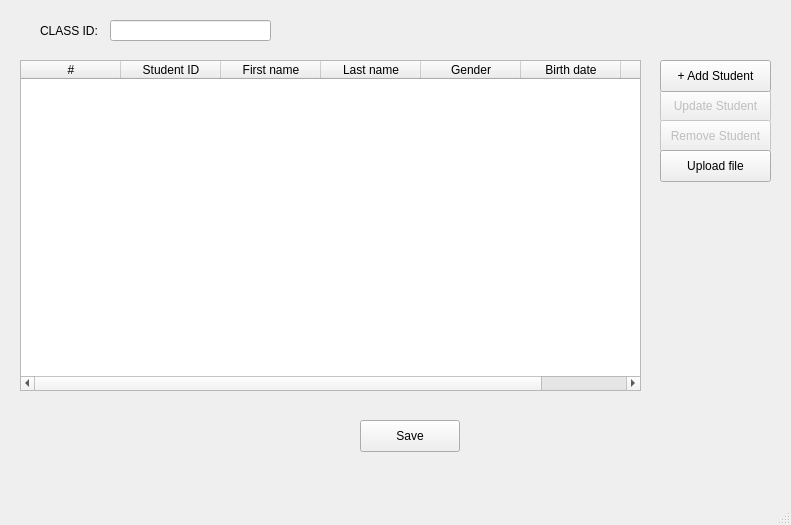
<?xml version="1.0" encoding="UTF-8"?>
<ui version="4.0">
 <class>AddNewClass</class>
 <widget class="QMainWindow" name="AddNewClass">
  <property name="geometry">
   <rect>
    <x>0</x>
    <y>0</y>
    <width>791</width>
    <height>525</height>
   </rect>
  </property>
  <property name="mouseTracking">
   <bool>true</bool>
  </property>
  <property name="windowTitle">
   <string>MainWindow</string>
  </property>
  <widget class="QWidget" name="centralwidget">
   <widget class="QLabel" name="label">
    <property name="geometry">
     <rect>
      <x>40</x>
      <y>20</y>
      <width>71</width>
      <height>21</height>
     </rect>
    </property>
    <property name="text">
     <string>CLASS ID:</string>
    </property>
   </widget>
   <widget class="QTableWidget" name="tableWidget">
    <property name="geometry">
     <rect>
      <x>20</x>
      <y>60</y>
      <width>621</width>
      <height>331</height>
     </rect>
    </property>
    <column>
     <property name="text">
      <string>#</string>
     </property>
    </column>
    <column>
     <property name="text">
      <string>Student ID</string>
     </property>
    </column>
    <column>
     <property name="text">
      <string>First name</string>
     </property>
    </column>
    <column>
     <property name="text">
      <string>Last name</string>
     </property>
    </column>
    <column>
     <property name="text">
      <string>Gender</string>
     </property>
    </column>
    <column>
     <property name="text">
      <string>Birth date</string>
     </property>
    </column>
    <column>
     <property name="text">
      <string>Social ID</string>
     </property>
    </column>
   </widget>
   <widget class="QLineEdit" name="classlineEdit">
    <property name="geometry">
     <rect>
      <x>110</x>
      <y>20</y>
      <width>161</width>
      <height>21</height>
     </rect>
    </property>
   </widget>
   <widget class="QPushButton" name="updateStudentBtt">
    <property name="enabled">
     <bool>false</bool>
    </property>
    <property name="geometry">
     <rect>
      <x>660</x>
      <y>90</y>
      <width>111</width>
      <height>32</height>
     </rect>
    </property>
    <property name="text">
     <string>Update Student</string>
    </property>
   </widget>
   <widget class="QPushButton" name="removeStudentBtt">
    <property name="enabled">
     <bool>false</bool>
    </property>
    <property name="geometry">
     <rect>
      <x>660</x>
      <y>120</y>
      <width>111</width>
      <height>32</height>
     </rect>
    </property>
    <property name="text">
     <string>Remove Student</string>
    </property>
   </widget>
   <widget class="QPushButton" name="addStudentBtt">
    <property name="geometry">
     <rect>
      <x>660</x>
      <y>60</y>
      <width>111</width>
      <height>32</height>
     </rect>
    </property>
    <property name="text">
     <string>+ Add Student</string>
    </property>
   </widget>
   <widget class="QPushButton" name="uploadFileBtt">
    <property name="geometry">
     <rect>
      <x>660</x>
      <y>150</y>
      <width>111</width>
      <height>32</height>
     </rect>
    </property>
    <property name="text">
     <string>Upload file</string>
    </property>
   </widget>
   <widget class="QPushButton" name="saveBtt">
    <property name="geometry">
     <rect>
      <x>360</x>
      <y>420</y>
      <width>100</width>
      <height>32</height>
     </rect>
    </property>
    <property name="mouseTracking">
     <bool>false</bool>
    </property>
    <property name="autoFillBackground">
     <bool>false</bool>
    </property>
    <property name="text">
     <string>Save</string>
    </property>
    <property name="checkable">
     <bool>false</bool>
    </property>
    <property name="flat">
     <bool>false</bool>
    </property>
   </widget>
  </widget>
  <widget class="QMenuBar" name="menubar">
   <property name="geometry">
    <rect>
     <x>0</x>
     <y>0</y>
     <width>791</width>
     <height>24</height>
    </rect>
   </property>
  </widget>
  <widget class="QStatusBar" name="statusbar"/>
 </widget>
 <resources/>
 <connections/>
</ui>
